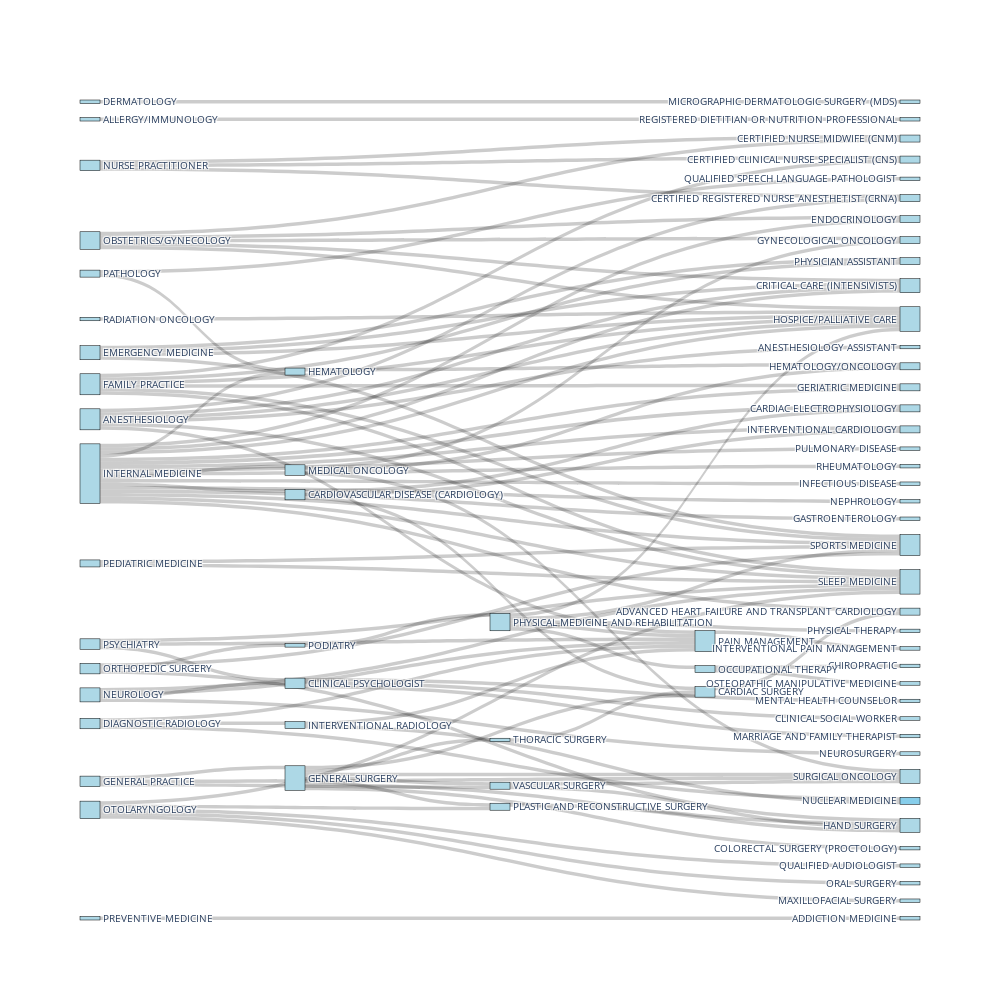

Notebook code for this chart:
### Markdown cell above
### visualization of medical intra-specialty network

### Code cell
links = []

for specialty, subspecialties in groupedict.items():
    for subspecialty in subspecialties:
        links.append({"source": specialty, "target": subspecialty, "value": 1})


nodes = list(set([link["source"] for link in links] + [link["target"] for link in links]))

node_map = {node: idx for idx, node in enumerate(nodes)}

sankey_links = {
    "source": [node_map[link["source"]] for link in links],
    "target": [node_map[link["target"]] for link in links],
    "value": [link["value"] for link in links],
}


fig = go.Figure(
    go.Sankey(
        node=dict(
            pad=15,
            thickness=20,
            line=dict(color="black", width=0.5),
            label=nodes,
            color=["skyblue" if node in specialty else "lightblue" for node in nodes],
        ),
        link=sankey_links,
    )
)

fig.update_layout(
    #title_text="Specialties and Subspecialties - Sankey Diagram",
    font_size=10,
    width = 1000,
    height=1000,  # Increase height for larger datasets
)
# fig.savefig('doctorNetwork.pdf', dpi=300)
fig.show()

### Figure 1 — Plotly figure (JSON) as saved in the notebook; plotly's stock layout.template omitted (floating-point values rounded to 4 significant figures)
{"data": [{"link": {"source": [18, 46, 46, 46, 46, 3, 3, 3, 3, 3, 3, 7, 7, 7, 44, 44, 44, 44, 44, 44, 44, 44, 44, 44, 44, 44, 44, 44, 44, 44, 44, 55, 55, 55, 55, 55, 67, 67, 67, 15, 15, 15, 8, 8, 8, 8, 8, 47, 47, 33, 33, 54, 54, 54, 54, 54, 32, 66, 12, 6, 6, 6, 17, 17, 17, 17, 26, 26, 26, 61, 61, 61, 61, 61, 61, 61, 52, 52, 58, 58, 16, 16, 16, 70, 65, 65, 65, 65, 65, 65, 30, 56, 56, 56, 10, 64, 64, 11, 11, 11, 19, 71, 41], "target": [2, 60, 25, 27, 13, 60, 23, 25, 34, 13, 22, 22, 31, 4, 60, 23, 9, 0, 45, 67, 10, 25, 49, 34, 68, 27, 56, 29, 59, 43, 21, 27, 63, 68, 31, 25, 63, 69, 5, 1, 71, 60, 53, 48, 24, 23, 66, 20, 10, 23, 60, 28, 25, 64, 32, 60, 37, 1, 57, 11, 32, 23, 39, 11, 32, 23, 52, 61, 69, 1, 69, 62, 52, 19, 66, 41, 1, 69, 51, 32, 51, 32, 58, 25, 42, 4, 27, 32, 23, 25, 14, 29, 19, 59, 5, 35, 50, 40, 36, 38, 21, 54, 19], "value": [1, 1, 1, 1, 1, 1, 1, 1, 1, 1, 1, 1, 1, 1, 1, 1, 1, 1, 1, 1, 1, 1, 1, 1, 1, 1, 1, 1, 1, 1, 1, 1, 1, 1, 1, 1, 1, 1, 1, 1, 1, 1, 1, 1, 1, 1, 1, 1, 1, 1, 1, 1, 1, 1, 1, 1, 1, 1, 1, 1, 1, 1, 1, 1, 1, 1, 1, 1, 1, 1, 1, 1, 1, 1, 1, 1, 1, 1, 1, 1, 1, 1, 1, 1, 1, 1, 1, 1, 1, 1, 1, 1, 1, 1, 1, 1, 1, 1, 1, 1, 1, 1, 1]}, "node": {"color": ["lightblue", "lightblue", "lightblue", "lightblue", "lightblue", "lightblue", "lightblue", "lightblue", "lightblue", "lightblue", "lightblue", "lightblue", "lightblue", "lightblue", "lightblue", "lightblue", "lightblue", "lightblue", "lightblue", "lightblue", "lightblue", "lightblue", "lightblue", "lightblue", "lightblue", "lightblue", "lightblue", "lightblue", "lightblue", "lightblue", "lightblue", "lightblue", "lightblue", "lightblue", "lightblue", "lightblue", "lightblue", "lightblue", "lightblue", "lightblue", "lightblue", "lightblue", "lightblue", "lightblue", "lightblue", "lightblue", "lightblue", "lightblue", "lightblue", "lightblue", "lightblue", "skyblue", "lightblue", "lightblue", "lightblue", "lightblue", "lightblue", "lightblue", "lightblue", "lightblue", "lightblue", "lightblue", "lightblue", "lightblue", "lightblue", "lightblue", "lightblue", "lightblue", "lightblue", "lightblue", "lightblue", "lightblue"], "label": ["PULMONARY DISEASE", "HAND SURGERY", "MICROGRAPHIC DERMATOLOGIC SURGERY (MDS)", "FAMILY PRACTICE", "CERTIFIED REGISTERED NURSE ANESTHETIST (CRNA)", "HEMATOLOGY/ONCOLOGY", "PSYCHIATRY", "NURSE PRACTITIONER", "OTOLARYNGOLOGY", "RHEUMATOLOGY", "HEMATOLOGY", "CLINICAL PSYCHOLOGIST", "PREVENTIVE MEDICINE", "PHYSICIAN ASSISTANT", "REGISTERED DIETITIAN OR NUTRITION PROFESSIONAL", "ORTHOPEDIC SURGERY", "DIAGNOSTIC RADIOLOGY", "NEUROLOGY", "DERMATOLOGY", "CARDIAC SURGERY", "QUALIFIED SPEECH LANGUAGE PATHOLOGIST", "ADVANCED HEART FAILURE AND TRANSPLANT CARDIOLOGY", "CERTIFIED CLINICAL NURSE SPECIALIST (CNS)", "SLEEP MEDICINE", "QUALIFIED AUDIOLOGIST", "HOSPICE/PALLIATIVE CARE", "GENERAL PRACTICE", "CRITICAL CARE (INTENSIVISTS)", "PHYSICAL THERAPY", "CARDIAC ELECTROPHYSIOLOGY", "ALLERGY/IMMUNOLOGY", "CERTIFIED NURSE MIDWIFE (CNM)", "PAIN MANAGEMENT", "PEDIATRIC MEDICINE", "GERIATRIC MEDICINE", "CHIROPRACTIC", "MENTAL HEALTH COUNSELOR", "INTERVENTIONAL PAIN MANAGEMENT", "CLINICAL SOCIAL WORKER", "NEUROSURGERY", "MARRIAGE AND FAMILY THERAPIST", "THORACIC SURGERY", "ANESTHESIOLOGY ASSISTANT", "INFECTIOUS DISEASE", "INTERNAL MEDICINE", "NEPHROLOGY", "EMERGENCY MEDICINE", "PATHOLOGY", "ORAL SURGERY", "GASTROENTEROLOGY", "OSTEOPATHIC MANIPULATIVE MEDICINE", "NUCLEAR MEDICINE", "VASCULAR SURGERY", "MAXILLOFACIAL SURGERY", "PHYSICAL MEDICINE AND REHABILITATION", "OBSTETRICS/GYNECOLOGY", "CARDIOVASCULAR DISEASE (CARDIOLOGY)", "ADDICTION MEDICINE", "INTERVENTIONAL RADIOLOGY", "INTERVENTIONAL CARDIOLOGY", "SPORTS MEDICINE", "GENERAL SURGERY", "COLORECTAL SURGERY (PROCTOLOGY)", "GYNECOLOGICAL ONCOLOGY", "OCCUPATIONAL THERAPY", "ANESTHESIOLOGY", "PLASTIC AND RECONSTRUCTIVE SURGERY", "MEDICAL ONCOLOGY", "ENDOCRINOLOGY", "SURGICAL ONCOLOGY", "RADIATION ONCOLOGY", "PODIATRY"], "line": {"color": "black", "width": 0.5}, "pad": 15, "thickness": 20}, "type": "sankey"}], "layout": {"font": {"size": 10}, "height": 1000, "width": 1000}}
